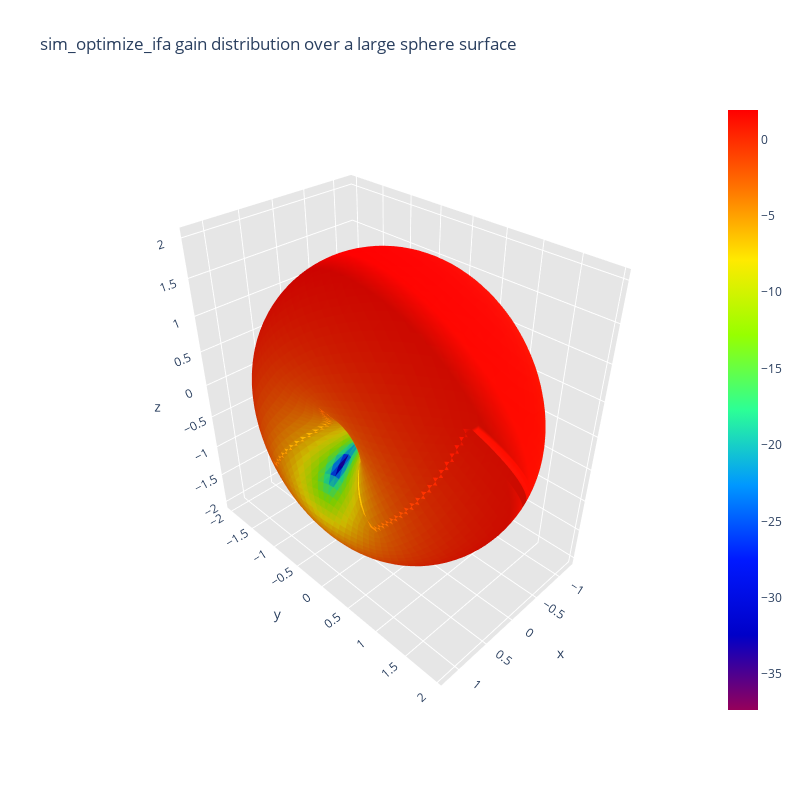

Here is the notebook cell this chart was saved with:
### Code cell
# Étape 2 : Distribution de l'intensité du rayonnement sur une sphère
from efield.efield2 import radiation_intensity_distribution_over_sphere_surface
from efield.efield3 import antenna_directivity_pattern


ifa_meander_mesh2 = 'data/antennas_mesh2/sim_optimize_ifa_mesh2.mat'
ifa_meander_current = 'data/antennas_current/sim_optimize_ifa_current.mat'
ifa_meander_gain_power = 'data/antennas_gain_power/sim_optimize_ifa_gain_power.mat'
filename_sphere_dense = '../../data/sphere_mesh/sphere_dense.mat'

# Étape 2 : Distribution de l'intensité du rayonnement sur une sphère
print("Calculating radiation intensity distribution over sphere surface...")
radiation_intensity_distribution_over_sphere_surface(ifa_meander_mesh2, ifa_meander_current, filename_sphere_dense, radiation=True)

# Étape 3 : Génération du diagramme de directivité
print("Generating antenna directivity pattern...")
antenna_directivity_pattern(ifa_meander_mesh2, ifa_meander_current, ifa_meander_gain_power, radiation=True)

### Figure 1 — Plotly figure (JSON) as saved in the notebook; plotly's stock layout.template omitted (floating-point values rounded to 4 significant figures; data arrays with more than 128 entries replaced by an {"elided": "..."} marker saying what was removed)
{"data": [{"facecolor": {"elided": "8000 str values"}, "i": {"elided": "8000 int values"}, "j": {"elided": "8000 int values"}, "k": {"elided": "8000 int values"}, "name": "", "type": "mesh3d", "x": {"elided": "4002 float values"}, "y": {"elided": "4002 float values"}, "z": {"elided": "4002 float values"}}, {"hoverinfo": "none", "marker": {"color": [-37.34, 1.926], "colorscale": [[0, "rgb(150, 0, 90)"], [0.125, "rgb(0, 0, 200)"], [0.25, "rgb(0, 25, 255)"], [0.375, "rgb(0, 152, 255)"], [0.5, "rgb(44, 255, 150)"], [0.625, "rgb(151, 255, 0)"], [0.75, "rgb(255, 234, 0)"], [0.875, "rgb(255, 111, 0)"], [1, "rgb(255, 0, 0)"]], "showscale": true, "size": 0.1}, "mode": "markers", "showlegend": false, "type": "scatter3d", "x": [0.1231], "y": [0.08944], "z": [1.987]}], "layout": {"height": 800, "scene": {"aspectratio": {"x": 0.6147, "y": 0.9812, "z": 1}, "xaxis": {"backgroundcolor": "rgb(230, 230, 230)", "gridcolor": "rgb(255, 255, 255)", "showbackground": true, "zerolinecolor": "rgb(255, 255, 255)"}, "yaxis": {"backgroundcolor": "rgb(230, 230, 230)", "gridcolor": "rgb(255, 255, 255)", "showbackground": true, "zerolinecolor": "rgb(255, 255, 255)"}, "zaxis": {"backgroundcolor": "rgb(230, 230, 230)", "gridcolor": "rgb(255, 255, 255)", "showbackground": true, "zerolinecolor": "rgb(255, 255, 255)"}}, "title": {"text": "sim_optimize_ifa gain distribution over a large sphere surface"}, "width": 800}}
